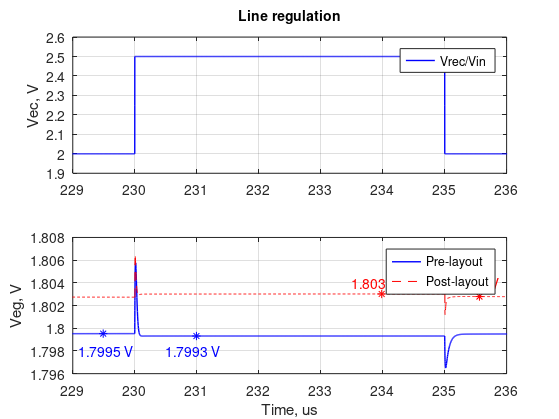

Recreate this plot in MATLAB. (Note: this script raises an error after producing the figure.)
%% load line reg tran data for sch
clear all;
load('ldo_liner_tran_sch.mat');
load('ldo_liner_tran_pex.mat');
% data includes 226 to 238

%% plotting

plotwidth = 1;
time = (time_sch*10^6);
timep = (time_pex*10^6);

f1 = figure(1);
subplot(2,1,1);
p1 = plot(time, vrec_lr_sch, 'b'); hold on;
     %plot(timep, vrec_lr_pex, 'r--');
     hold off;
set(p1, 'linewidth', plotwidth);
grid on;
xlim([229, 236]); 
ylim([1.9, 2.6]);
ylabel('Vec, V');
legend('Vrec/Vin', 'location', 'best');
title('Line regulation', 'FontSize', 10);

subplot(2,1,2);
p1 = plot(time, vreg_lr_sch, 'b'); hold on;
     plot(timep, vreg_lr_pex, 'r--')
set(p1, 'linewidth', plotwidth);
grid on;

txt1 = sprintf('%.4f V', mean(vreg_lr_sch(1:600)));
txt2 = sprintf('%.4f V', mean(vreg_lr_sch(1000:1600)));
txt1p = sprintf('%.4f V', mean(vreg_lr_pex(1:600)));
txt2p = sprintf('%.4f V', mean(vreg_lr_pex(1000:1600)));

%line regulation
liner = (mean(vreg_lr_sch(1:600)) - mean(vreg_lr_sch(1000:1600)))/.5*1000000; % uV/V
linerp = (mean(vreg_lr_pex(1:600)) - mean(vreg_lr_pex(1000:1600)))/.5*1000000;  % uV/V

plot(time(700), vreg_lr_sch(700), '*b');
plot(time(1015), vreg_lr_sch(1015), '*b');
plot(timep(1615), vreg_lr_pex(1615), '*r');
plot(timep(1950), vreg_lr_pex(1950), '*r');

text(229.1, 1.798, txt1, 'color', 'b');
text(230.5, 1.798, txt2, 'color', 'b');
text(235, 1.804, txt1p, 'color', 'r');
 text(233.5, 1.804, txt2p, 'color', 'r');
legend('Pre-layout', 'Post-layout','location', 'best');

%legend('Vreg', 'location', 'best');
xlabel('Time, us'); ylabel('Veg, V');
xlim([229, 236]); 
%ylim([0, 2]);


%% save image
set(f1,'Units','Inches');
pos = get(f1,'Position');
set(f1,'PaperPositionMode','Auto','PaperUnits','Inches','PaperSize',[pos(3), pos(4)]);
print(f1, 'ldo_liner_both.pdf', '-dpdf');
movefile('ldo_liner_both.pdf','../img/ldo_liner_both.pdf');
